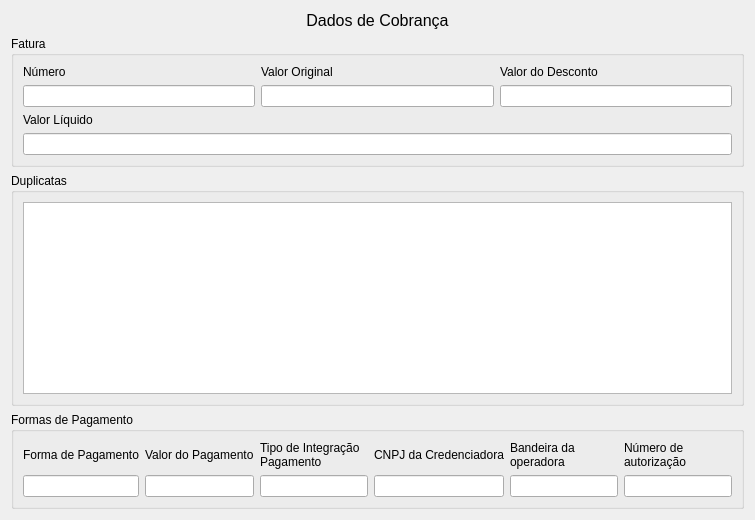
     <widget class="QWidget" name="tab_7">
      <attribute name="title">
       <string>Cobrança</string>
      </attribute>
      <layout class="QVBoxLayout" name="verticalLayout_124">
       <item>
        <widget class="QLabel" name="label_102">
         <property name="sizePolicy">
          <sizepolicy hsizetype="Preferred" vsizetype="Maximum">
           <horstretch>0</horstretch>
           <verstretch>0</verstretch>
          </sizepolicy>
         </property>
         <property name="font">
          <font>
           <pointsize>12</pointsize>
          </font>
         </property>
         <property name="text">
          <string>Dados de Cobrança</string>
         </property>
         <property name="alignment">
          <set>Qt::AlignCenter</set>
         </property>
        </widget>
       </item>
       <item>
        <layout class="QVBoxLayout" name="verticalLayout_123">
         <item>
          <widget class="QGroupBox" name="horizontalGroupBox_33">
           <property name="title">
            <string>Fatura</string>
           </property>
           <layout class="QVBoxLayout" name="verticalLayout_125">
            <item>
             <layout class="QHBoxLayout" name="horizontalLayout_51">
              <item>
               <layout class="QVBoxLayout" name="verticalLayout_126">
                <item>
                 <widget class="QLabel" name="label_109">
                  <property name="text">
                   <string>Número</string>
                  </property>
                 </widget>
                </item>
                <item>
                 <widget class="QLineEdit" name="lineEdit_cobranca_numero">
                  <property name="readOnly">
                   <bool>true</bool>
                  </property>
                 </widget>
                </item>
               </layout>
              </item>
              <item>
               <layout class="QVBoxLayout" name="verticalLayout_128">
                <item>
                 <widget class="QLabel" name="label_111">
                  <property name="text">
                   <string>Valor Original</string>
                  </property>
                 </widget>
                </item>
                <item>
                 <widget class="QLineEdit" name="lineEdit_cobranca_valor_orignal">
                  <property name="readOnly">
                   <bool>true</bool>
                  </property>
                 </widget>
                </item>
               </layout>
              </item>
              <item>
               <layout class="QVBoxLayout" name="verticalLayout_127">
                <item>
                 <widget class="QLabel" name="label_110">
                  <property name="text">
                   <string>Valor do Desconto</string>
                  </property>
                 </widget>
                </item>
                <item>
                 <widget class="QLineEdit" name="lineEdit_cobranca_valor_desconto">
                  <property name="readOnly">
                   <bool>true</bool>
                  </property>
                 </widget>
                </item>
               </layout>
              </item>
             </layout>
            </item>
            <item>
             <layout class="QHBoxLayout" name="horizontalLayout_49">
              <item>
               <layout class="QVBoxLayout" name="verticalLayout_129">
                <item>
                 <widget class="QLabel" name="label_112">
                  <property name="text">
                   <string>Valor Líquido</string>
                  </property>
                 </widget>
                </item>
                <item>
                 <widget class="QLineEdit" name="lineEdit_cobranca_valor_liquido">
                  <property name="readOnly">
                   <bool>true</bool>
                  </property>
                 </widget>
                </item>
               </layout>
              </item>
             </layout>
            </item>
           </layout>
          </widget>
         </item>
         <item>
          <widget class="QGroupBox" name="horizontalGroupBox_34">
           <property name="title">
            <string>Duplicatas</string>
           </property>
           <layout class="QHBoxLayout" name="horizontalLayout_50">
            <item>
             <widget class="QTableWidget" name="tableWidget_cobranca"/>
            </item>
           </layout>
          </widget>
         </item>
         <item>
          <widget class="QGroupBox" name="horizontalGroupBox_32">
           <property name="title">
            <string>Formas de Pagamento</string>
           </property>
           <layout class="QVBoxLayout" name="verticalLayout_132">
            <item>
             <layout class="QHBoxLayout" name="horizontalLayout_54">
              <item>
               <layout class="QVBoxLayout" name="verticalLayout_134">
                <item>
                 <widget class="QLabel" name="label_116">
                  <property name="text">
                   <string>Forma de Pagamento</string>
                  </property>
                 </widget>
                </item>
                <item>
                 <widget class="QLineEdit" name="lineEdit_cobranca_forma_pagamento">
                  <property name="readOnly">
                   <bool>true</bool>
                  </property>
                 </widget>
                </item>
               </layout>
              </item>
              <item>
               <layout class="QVBoxLayout" name="verticalLayout_136">
                <item>
                 <widget class="QLabel" name="label_118">
                  <property name="text">
                   <string>Valor do Pagamento</string>
                  </property>
                 </widget>
                </item>
                <item>
                 <widget class="QLineEdit" name="lineEdit_cobranca_valor_pagamento">
                  <property name="readOnly">
                   <bool>true</bool>
                  </property>
                 </widget>
                </item>
               </layout>
              </item>
              <item>
               <layout class="QVBoxLayout" name="verticalLayout_138">
                <item>
                 <widget class="QLabel" name="label_120">
                  <property name="text">
                   <string>Tipo de Integração
Pagamento</string>
                  </property>
                 </widget>
                </item>
                <item>
                 <widget class="QLineEdit" name="lineEdit_cobranca_tipo_integracao">
                  <property name="readOnly">
                   <bool>true</bool>
                  </property>
                 </widget>
                </item>
               </layout>
              </item>
              <item>
               <layout class="QVBoxLayout" name="verticalLayout_137">
                <item>
                 <widget class="QLabel" name="label_119">
                  <property name="text">
                   <string>CNPJ da Credenciadora</string>
                  </property>
                 </widget>
                </item>
                <item>
                 <widget class="QLineEdit" name="lineEdit_cobranca_cnpj_da_credora">
                  <property name="readOnly">
                   <bool>true</bool>
                  </property>
                 </widget>
                </item>
               </layout>
              </item>
              <item>
               <layout class="QVBoxLayout" name="verticalLayout_135">
                <item>
                 <widget class="QLabel" name="label_117">
                  <property name="text">
                   <string>Bandeira da
operadora</string>
                  </property>
                 </widget>
                </item>
                <item>
                 <widget class="QLineEdit" name="lineEdit_cobranca_bandeira">
                  <property name="readOnly">
                   <bool>true</bool>
                  </property>
                 </widget>
                </item>
               </layout>
              </item>
              <item>
               <layout class="QVBoxLayout" name="verticalLayout_133">
                <item>
                 <widget class="QLabel" name="label_115">
                  <property name="text">
                   <string>Número de
autorização</string>
                  </property>
                 </widget>
                </item>
                <item>
                 <widget class="QLineEdit" name="lineEdit_cobranca_autorizacao">
                  <property name="readOnly">
                   <bool>true</bool>
                  </property>
                 </widget>
                </item>
               </layout>
              </item>
             </layout>
            </item>
            <item>
             <layout class="QHBoxLayout" name="horizontalLayout_42"/>
            </item>
           </layout>
          </widget>
         </item>
        </layout>
       </item>
      </layout>
     </widget>
